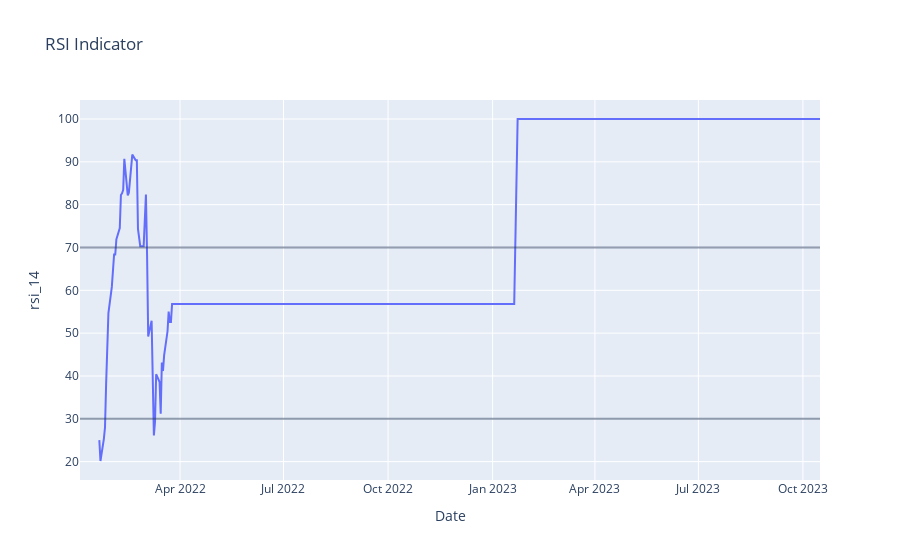

The notebook cell this image was saved under:
### Markdown cell above
## Calculating RSI Indicator

To find details how the indicator is calculated, watch this video: https://youtu.be/vT0-eLOw5Uk

### Code cell
# setting the RSI Period
rsi_period = 14

# to calculate RSI, we first need to calculate the exponential weighted aveage gain and loss during the period
df['gain'] = (df['close'] - df['open']).apply(lambda x: x if x > 0 else 0)
df['loss'] = (df['close'] - df['open']).apply(lambda x: -x if x < 0 else 0)

# here we use the same formula to calculate Exponential Moving Average
df['ema_gain'] = df['gain'].ewm(span=rsi_period, min_periods=rsi_period).mean()
df['ema_loss'] = df['loss'].ewm(span=rsi_period, min_periods=rsi_period).mean()

# the Relative Strength is the ratio between the exponential avg gain divided by the exponential avg loss
df['rs'] = df['ema_gain'] / df['ema_loss']

# the RSI is calculated based on the Relative Strength using the following formula
df['rsi_14'] = 100 - (100 / (df['rs'] + 1))

# displaying the results
display(df[[ 'rsi_14', 'rs', 'ema_gain', 'ema_loss']])

# plotting the RSI
fig_rsi = px.line(df, x=df.index, y='rsi_14', title='RSI Indicator')

# RSI commonly uses oversold and overbought levels, usually at 70 and 30
overbought_level = 70
orversold_level = 30

# adding oversold and overbought levels to the plot
fig_rsi.add_hline(y=overbought_level, opacity=0.5)
fig_rsi.add_hline(y=orversold_level, opacity=0.5)

# showing the RSI Figure
display(fig_rsi)

### Figure 1 — Plotly figure (JSON) as saved in the notebook; plotly's stock layout.template omitted (floating-point values rounded to 4 significant figures; data arrays with more than 128 entries replaced by an {"elided": "..."} marker saying what was removed)
{"data": [{"hovertemplate": "Date=%{x}<br>rsi_14=%{y}<extra></extra>", "legendgroup": "", "line": {"color": "#636efa", "dash": "solid"}, "marker": {"symbol": "circle"}, "mode": "lines", "name": "", "orientation": "v", "showlegend": false, "type": "scatter", "x": {"elided": "466 str values"}, "xaxis": "x", "y": {"elided": "466 float values"}, "yaxis": "y"}], "layout": {"autosize": true, "legend": {"tracegroupgap": 0}, "shapes": [{"opacity": 0.5, "type": "line", "x0": 0, "x1": 1, "xref": "x domain", "y0": 70, "y1": 70, "yref": "y"}, {"opacity": 0.5, "type": "line", "x0": 0, "x1": 1, "xref": "x domain", "y0": 30, "y1": 30, "yref": "y"}], "title": {"text": "RSI Indicator"}, "xaxis": {"anchor": "y", "autorange": true, "domain": [0, 1], "range": ["2022-01-03", "2023-10-16"], "title": {"text": "Date"}, "type": "date"}, "yaxis": {"anchor": "x", "autorange": true, "domain": [0, 1], "range": [15.71, 104.4], "title": {"text": "rsi_14"}, "type": "linear"}}}
